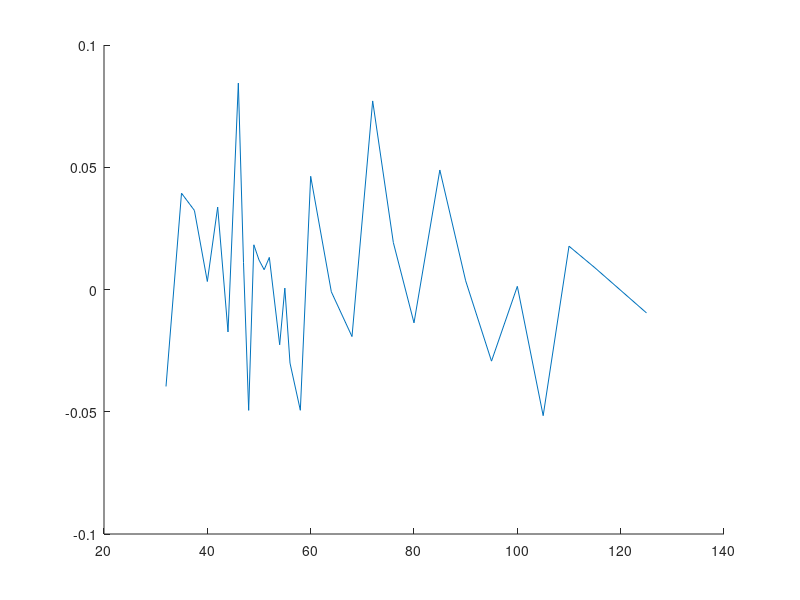

MATLAB code to generate this figure:
%% Constants
% Fundamental
hbar = 6.62607004e-34/(2*pi);
q_e = 1.60217662e-19;
m_e = 9.109e-31;
eV = 1.60217662e-19;
c = 2.9979e8;

% Functions
v = @(MeV) c*sqrt(1 - 1./gamma(MeV).^2);
E_e = @(MeV) MeV*1e6*eV;

% Experiment
Z_Ca40 = 20;
E_250MeV = E_e(250);
theta = load("data/theta.tsv");
cross_section = load("data/cross_section.tsv");

%% Relativitic electron?
% For a classical electron gamma approx 1
gamma = @(MeV) E_e(MeV)/(m_e*c^2);
gamma_experiment = gamma(250);

% Assuming all of the energy goes to the E_kin of the electron
v_e_experiment = v(250)/c;

%% Theoretical cross-section
% Proton density that we want to optimize
% X(1) = rho_0, X(2) = a, X(3) = b
rho_ch = @(X,r) X(1)./(1 + exp((r-X(2))./X(3)));

% Relativistic kinetic energy for a electron
p_e = @(E_e) sqrt(E_e/c^2 - m_e^2*c^2);

% Difference of p_e before and after collision with Ca40
% Assumes the heavy core to be stationary and not recoil from collision 
q_diff = @(E_e,theta) 4*p_e(E_e).^2.*sin(theta/2).^2;

% Form factor integral broken into two pieces.
form_const = @(E_e,theta) 4*pi*hbar./(Z_Ca40*q_diff(E_e,theta));
form_integrand = @(X,r,E_e,theta) r.*rho_ch(X,r).*sin(sqrt(q_diff(E_e,theta).*r/hbar));
form_integral = @(X,E_e,theta) integral(@(r)form_integrand(X,r,E_e,theta),0,inf);

n = length(theta);
formfactor = zeros(n,1);
for i = 1:n
    formfactor(i) = form_integral([1,1,1],250,theta(i));
end

figure(1)
clf; hold on;
plot(theta,formfactor)